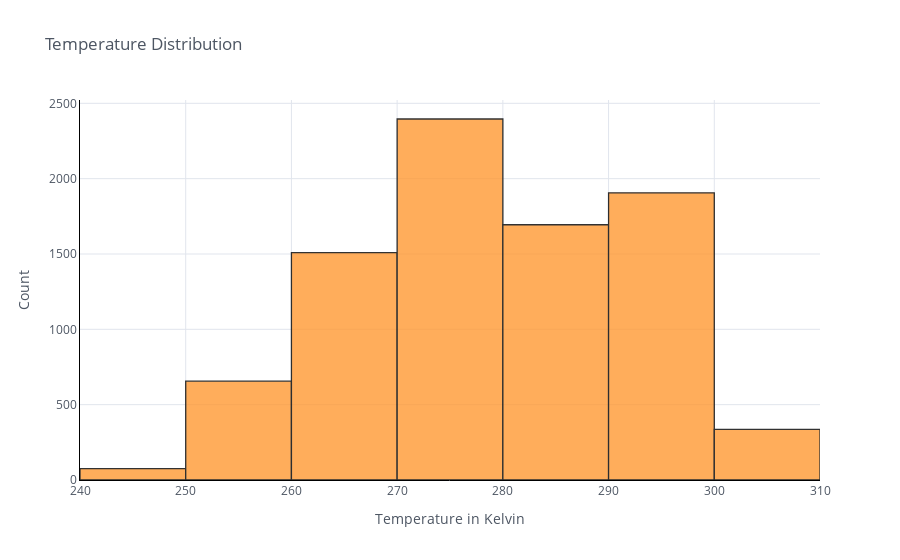

Notebook code for this chart:
### Markdown cell above
The most common temperature fell between 270K and 280K.

### Code cell
df8['temp'].iplot(kind='hist',bins=10,xTitle='Temperature in Kelvin',linecolor='black',yTitle='Count',
                  title='Temperature Distribution')

### Figure 1 — Plotly figure (JSON) as saved in the notebook; plotly's stock layout.template omitted (floating-point values rounded to 4 significant figures; data arrays with more than 128 entries replaced by an {"elided": "..."} marker saying what was removed)
{"data": [{"histfunc": "count", "histnorm": "", "marker": {"color": "rgba(255, 153, 51, 1.0)", "line": {"color": "#000000", "width": 1.3}}, "name": "temp", "nbinsx": 10, "opacity": 0.8, "orientation": "v", "type": "histogram", "x": {"elided": "8573 float values"}}], "layout": {"barmode": "overlay", "legend": {"bgcolor": "#FFFFFF", "font": {"color": "#4D5663"}}, "paper_bgcolor": "#FFFFFF", "plot_bgcolor": "#FFFFFF", "title": {"font": {"color": "#4D5663"}, "text": "Temperature Distribution"}, "xaxis": {"gridcolor": "#E1E5ED", "linecolor": "black", "showgrid": true, "tickfont": {"color": "#4D5663"}, "title": {"font": {"color": "#4D5663"}, "text": "Temperature in Kelvin"}, "zerolinecolor": "#E1E5ED"}, "yaxis": {"gridcolor": "#E1E5ED", "linecolor": "black", "showgrid": true, "tickfont": {"color": "#4D5663"}, "title": {"font": {"color": "#4D5663"}, "text": "Count"}, "zerolinecolor": "#E1E5ED"}}}
